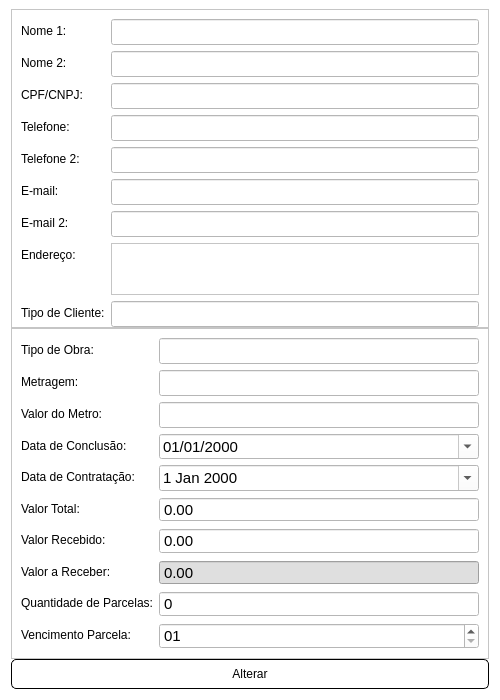
<?xml version="1.0" encoding="UTF-8"?>
<ui version="4.0">
 <class>Dialog</class>
 <widget class="QDialog" name="Dialog">
  <property name="windowModality">
   <enum>Qt::WindowModal</enum>
  </property>
  <property name="geometry">
   <rect>
    <x>0</x>
    <y>0</y>
    <width>500</width>
    <height>700</height>
   </rect>
  </property>
  <property name="minimumSize">
   <size>
    <width>500</width>
    <height>700</height>
   </size>
  </property>
  <property name="maximumSize">
   <size>
    <width>500</width>
    <height>700</height>
   </size>
  </property>
  <property name="windowTitle">
   <string>Dialog</string>
  </property>
  <property name="styleSheet">
   <string notr="true">background-color: rgb(255, 255, 255);</string>
  </property>
  <layout class="QVBoxLayout" name="verticalLayout">
   <property name="spacing">
    <number>0</number>
   </property>
   <property name="topMargin">
    <number>9</number>
   </property>
   <item>
    <widget class="QFrame" name="frame">
     <property name="minimumSize">
      <size>
       <width>0</width>
       <height>0</height>
      </size>
     </property>
     <property name="maximumSize">
      <size>
       <width>16777215</width>
       <height>795</height>
      </size>
     </property>
     <property name="frameShape">
      <enum>QFrame::StyledPanel</enum>
     </property>
     <property name="frameShadow">
      <enum>QFrame::Raised</enum>
     </property>
     <layout class="QFormLayout" name="formLayout">
      <property name="sizeConstraint">
       <enum>QLayout::SetDefaultConstraint</enum>
      </property>
      <property name="fieldGrowthPolicy">
       <enum>QFormLayout::AllNonFixedFieldsGrow</enum>
      </property>
      <property name="bottomMargin">
       <number>0</number>
      </property>
      <item row="1" column="0">
       <widget class="QLabel" name="label">
        <property name="text">
         <string>Nome 1:</string>
        </property>
       </widget>
      </item>
      <item row="1" column="1">
       <widget class="QLineEdit" name="nome1">
        <property name="font">
         <font>
          <pointsize>11</pointsize>
         </font>
        </property>
       </widget>
      </item>
      <item row="2" column="0">
       <widget class="QLabel" name="label_2">
        <property name="text">
         <string>Nome 2:</string>
        </property>
       </widget>
      </item>
      <item row="2" column="1">
       <widget class="QLineEdit" name="nome2">
        <property name="font">
         <font>
          <pointsize>11</pointsize>
         </font>
        </property>
        <property name="text">
         <string/>
        </property>
       </widget>
      </item>
      <item row="4" column="0">
       <widget class="QLabel" name="label_3">
        <property name="text">
         <string>Telefone:</string>
        </property>
       </widget>
      </item>
      <item row="4" column="1">
       <widget class="QLineEdit" name="telefone1">
        <property name="font">
         <font>
          <pointsize>11</pointsize>
         </font>
        </property>
       </widget>
      </item>
      <item row="5" column="0">
       <widget class="QLabel" name="label_4">
        <property name="text">
         <string>Telefone 2:</string>
        </property>
       </widget>
      </item>
      <item row="5" column="1">
       <widget class="QLineEdit" name="telefone2">
        <property name="font">
         <font>
          <pointsize>11</pointsize>
         </font>
        </property>
       </widget>
      </item>
      <item row="6" column="0">
       <widget class="QLabel" name="label_5">
        <property name="text">
         <string>E-mail:</string>
        </property>
       </widget>
      </item>
      <item row="6" column="1">
       <widget class="QLineEdit" name="email1">
        <property name="font">
         <font>
          <pointsize>11</pointsize>
         </font>
        </property>
       </widget>
      </item>
      <item row="7" column="0">
       <widget class="QLabel" name="label_6">
        <property name="text">
         <string>E-mail 2:</string>
        </property>
       </widget>
      </item>
      <item row="7" column="1">
       <widget class="QLineEdit" name="email2">
        <property name="font">
         <font>
          <pointsize>11</pointsize>
         </font>
        </property>
       </widget>
      </item>
      <item row="8" column="0">
       <widget class="QLabel" name="label_7">
        <property name="text">
         <string>Endereço:</string>
        </property>
       </widget>
      </item>
      <item row="8" column="1">
       <widget class="QTextEdit" name="endereco">
        <property name="minimumSize">
         <size>
          <width>0</width>
          <height>35</height>
         </size>
        </property>
        <property name="maximumSize">
         <size>
          <width>16777215</width>
          <height>55</height>
         </size>
        </property>
        <property name="font">
         <font>
          <pointsize>11</pointsize>
         </font>
        </property>
       </widget>
      </item>
      <item row="9" column="0">
       <widget class="QLabel" name="label_8">
        <property name="text">
         <string>Tipo de Cliente:</string>
        </property>
       </widget>
      </item>
      <item row="9" column="1">
       <widget class="QLineEdit" name="tipo_cliente">
        <property name="font">
         <font>
          <pointsize>11</pointsize>
         </font>
        </property>
       </widget>
      </item>
      <item row="3" column="0">
       <widget class="QLabel" name="label_19">
        <property name="text">
         <string>CPF/CNPJ:</string>
        </property>
       </widget>
      </item>
      <item row="3" column="1">
       <widget class="QLineEdit" name="cpf">
        <property name="font">
         <font>
          <pointsize>11</pointsize>
         </font>
        </property>
       </widget>
      </item>
     </layout>
    </widget>
   </item>
   <item>
    <widget class="QFrame" name="frame_2">
     <property name="minimumSize">
      <size>
       <width>0</width>
       <height>0</height>
      </size>
     </property>
     <property name="frameShape">
      <enum>QFrame::StyledPanel</enum>
     </property>
     <property name="frameShadow">
      <enum>QFrame::Raised</enum>
     </property>
     <layout class="QFormLayout" name="formLayout_2">
      <property name="topMargin">
       <number>9</number>
      </property>
      <item row="0" column="0">
       <widget class="QLabel" name="label_9">
        <property name="text">
         <string>Tipo de Obra:</string>
        </property>
       </widget>
      </item>
      <item row="0" column="1">
       <widget class="QLineEdit" name="tipo_obra">
        <property name="font">
         <font>
          <pointsize>11</pointsize>
         </font>
        </property>
       </widget>
      </item>
      <item row="1" column="0">
       <widget class="QLabel" name="label_10">
        <property name="text">
         <string>Metragem:</string>
        </property>
       </widget>
      </item>
      <item row="1" column="1">
       <widget class="QLineEdit" name="metragem">
        <property name="font">
         <font>
          <pointsize>11</pointsize>
         </font>
        </property>
       </widget>
      </item>
      <item row="2" column="0">
       <widget class="QLabel" name="label_11">
        <property name="text">
         <string>Valor do Metro:</string>
        </property>
       </widget>
      </item>
      <item row="2" column="1">
       <widget class="QLineEdit" name="valor_metro">
        <property name="font">
         <font>
          <pointsize>11</pointsize>
         </font>
        </property>
       </widget>
      </item>
      <item row="3" column="0">
       <widget class="QLabel" name="label_12">
        <property name="text">
         <string>Data de Conclusão:</string>
        </property>
       </widget>
      </item>
      <item row="3" column="1">
       <widget class="QDateEdit" name="data_conclusao">
        <property name="minimumSize">
         <size>
          <width>0</width>
          <height>24</height>
         </size>
        </property>
        <property name="font">
         <font>
          <pointsize>11</pointsize>
         </font>
        </property>
        <property name="styleSheet">
         <string notr="true">color: rgb(0, 0, 0);</string>
        </property>
        <property name="displayFormat">
         <string>dd/MM/yyyy</string>
        </property>
        <property name="calendarPopup">
         <bool>true</bool>
        </property>
       </widget>
      </item>
      <item row="4" column="0">
       <widget class="QLabel" name="label_13">
        <property name="text">
         <string>Data de Contratação:</string>
        </property>
       </widget>
      </item>
      <item row="4" column="1">
       <widget class="QDateEdit" name="data_contratacao">
        <property name="minimumSize">
         <size>
          <width>0</width>
          <height>24</height>
         </size>
        </property>
        <property name="font">
         <font>
          <pointsize>11</pointsize>
         </font>
        </property>
        <property name="styleSheet">
         <string notr="true">color: rgb(0, 0, 0);</string>
        </property>
        <property name="calendarPopup">
         <bool>true</bool>
        </property>
       </widget>
      </item>
      <item row="5" column="0">
       <widget class="QLabel" name="label_14">
        <property name="text">
         <string>Valor Total:</string>
        </property>
       </widget>
      </item>
      <item row="6" column="0">
       <widget class="QLabel" name="label_15">
        <property name="text">
         <string>Valor Recebido:</string>
        </property>
       </widget>
      </item>
      <item row="8" column="0">
       <widget class="QLabel" name="label_16">
        <property name="text">
         <string>Quantidade de Parcelas:</string>
        </property>
       </widget>
      </item>
      <item row="8" column="1">
       <widget class="QSpinBox" name="qnt_parcelas">
        <property name="font">
         <font>
          <pointsize>11</pointsize>
         </font>
        </property>
        <property name="buttonSymbols">
         <enum>QAbstractSpinBox::NoButtons</enum>
        </property>
        <property name="maximum">
         <number>99999999</number>
        </property>
       </widget>
      </item>
      <item row="9" column="0">
       <widget class="QLabel" name="label_17">
        <property name="text">
         <string>Vencimento Parcela:</string>
        </property>
       </widget>
      </item>
      <item row="9" column="1">
       <widget class="QDateEdit" name="vencimento_parcela">
        <property name="font">
         <font>
          <pointsize>11</pointsize>
         </font>
        </property>
        <property name="displayFormat">
         <string>dd</string>
        </property>
       </widget>
      </item>
      <item row="7" column="0">
       <widget class="QLabel" name="label_18">
        <property name="text">
         <string>Valor a Receber:</string>
        </property>
       </widget>
      </item>
      <item row="5" column="1">
       <widget class="QDoubleSpinBox" name="valor_total">
        <property name="minimumSize">
         <size>
          <width>0</width>
          <height>24</height>
         </size>
        </property>
        <property name="font">
         <font>
          <pointsize>11</pointsize>
         </font>
        </property>
        <property name="buttonSymbols">
         <enum>QAbstractSpinBox::NoButtons</enum>
        </property>
        <property name="maximum">
         <double>100000000000000000.000000000000000</double>
        </property>
       </widget>
      </item>
      <item row="6" column="1">
       <widget class="QDoubleSpinBox" name="valor_recebido">
        <property name="minimumSize">
         <size>
          <width>0</width>
          <height>24</height>
         </size>
        </property>
        <property name="font">
         <font>
          <pointsize>11</pointsize>
         </font>
        </property>
        <property name="buttonSymbols">
         <enum>QAbstractSpinBox::NoButtons</enum>
        </property>
        <property name="maximum">
         <double>99999999999999.000000000000000</double>
        </property>
       </widget>
      </item>
      <item row="7" column="1">
       <widget class="QDoubleSpinBox" name="valor_a_receber">
        <property name="minimumSize">
         <size>
          <width>0</width>
          <height>24</height>
         </size>
        </property>
        <property name="font">
         <font>
          <pointsize>11</pointsize>
         </font>
        </property>
        <property name="styleSheet">
         <string notr="true">background-color: rgb(223, 223, 223);</string>
        </property>
        <property name="readOnly">
         <bool>true</bool>
        </property>
        <property name="buttonSymbols">
         <enum>QAbstractSpinBox::NoButtons</enum>
        </property>
        <property name="maximum">
         <double>9999999999999.000000000000000</double>
        </property>
       </widget>
      </item>
     </layout>
    </widget>
   </item>
   <item>
    <widget class="QPushButton" name="btn_alterar2">
     <property name="minimumSize">
      <size>
       <width>60</width>
       <height>30</height>
      </size>
     </property>
     <property name="cursor">
      <cursorShape>PointingHandCursor</cursorShape>
     </property>
     <property name="styleSheet">
      <string notr="true">QPushButton {
	background-color: #ffffff;
	border: 1px solid black;
	border-radius: 5px;
}

QPushButton:hover {
	background-color: rgb(223, 223, 223);
	border: 1px solid black;
	border-radius: 5px;
}

QPushButton:pressed {
	background-color: rgb(200, 200, 200);
	border: 1px solid black;
	border-radius: 5px;
}</string>
     </property>
     <property name="text">
      <string>Alterar</string>
     </property>
    </widget>
   </item>
  </layout>
 </widget>
 <resources/>
 <connections/>
</ui>
